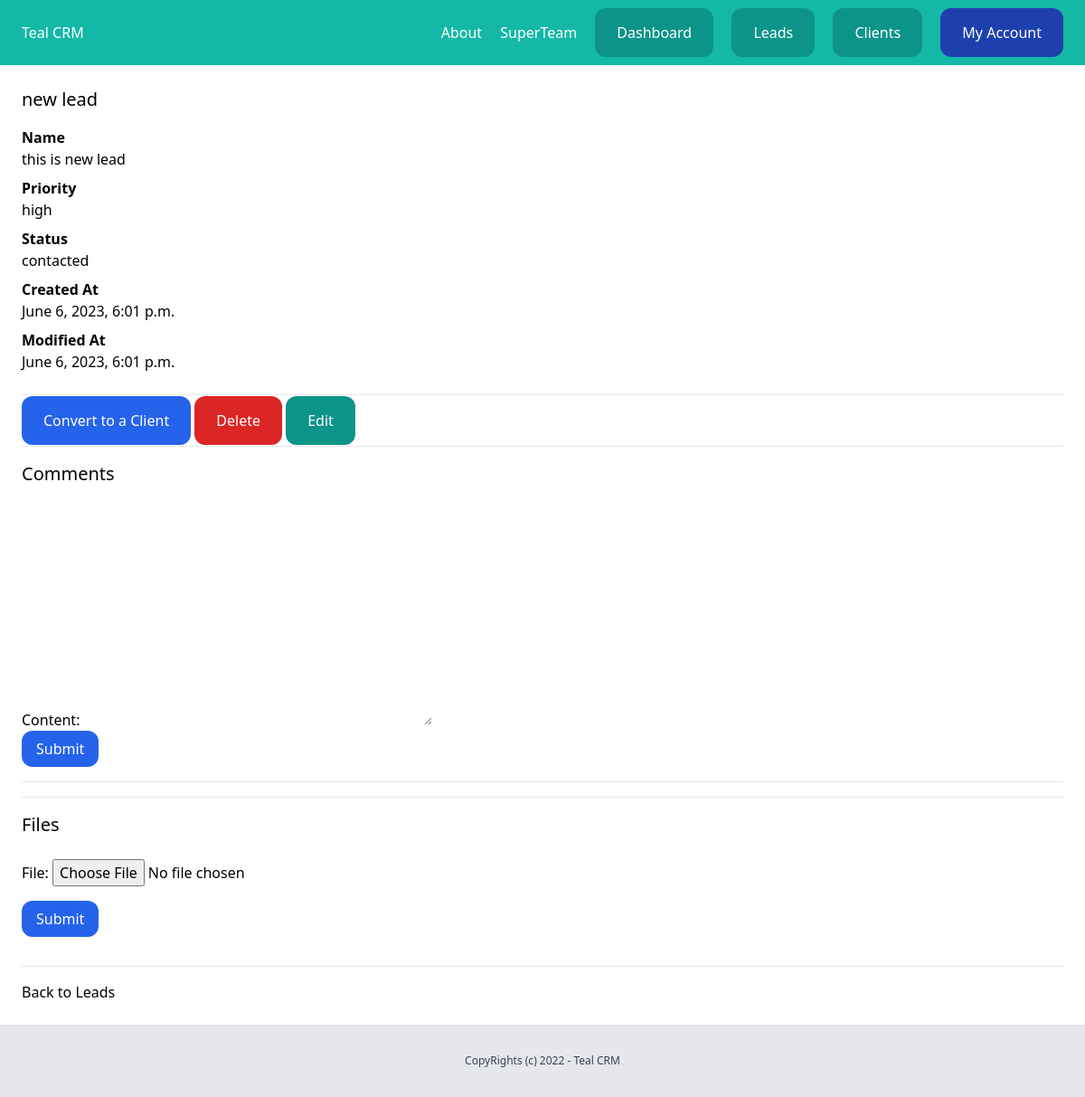
Before: /dashboard/leads/12/ (signed in) with the older database file.
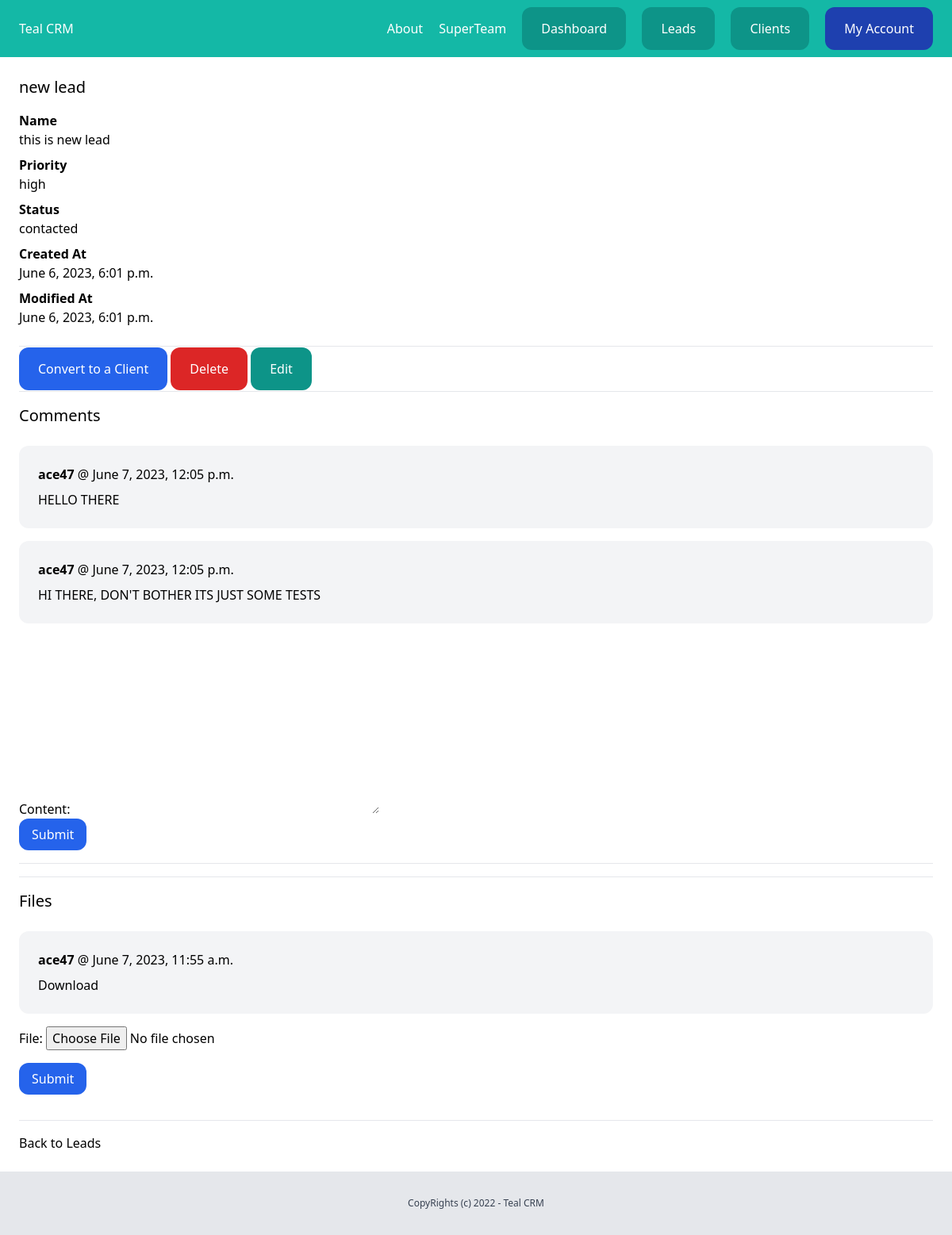
After: the same page with the newer database file.
### team/models.py (models this page shows, shortened)
class Team(models.Model):
    plan = models.ForeignKey(Plan, related_name='teams', null=True, blank=True, on_delete=models.CASCADE)
    name = models.CharField(max_length=255)
    member = models.ManyToManyField(User,related_name='teams')
    created_by = models.ForeignKey(User,related_name='created_team',on_delete=models.CASCADE)
    created_at = models.DateTimeField(auto_now_add=True)

### lead/models.py (models this page shows, shortened)
class Lead(models.Model):
    LOW = 'low'
    MEDIUM = 'medium'
    HIGH = 'high'
    CHOICES_PRIORITY = (
        (LOW , 'Low'),
        (MEDIUM , 'Medium'),
        (HIGH , 'High'),
        )
    NEW = 'new'
    CONTACTED = 'contacted'
    LOST = 'lost'
    WON ='won'
    CHOICES_STATUS = (
        (NEW , 'New'),
        (CONTACTED , 'Contacted'),
        (LOST , 'Lost'),
        (WON , 'Won'),
        )
    team = models.ForeignKey(Team, related_name='leads',on_delete=models.CASCADE)
    name = models.CharField(max_length=255)
    email = models.EmailField()
    description = models.TextField(blank=True,null=True)
    created_by = models.ForeignKey(User, on_delete=models.CASCADE , related_name='leads')
    created_at = models.DateTimeField(auto_now_add=True)
    priority = models.CharField(max_length=10,choices=CHOICES_PRIORITY,default=MEDIUM)
    status = models.CharField(max_length=10,choices=CHOICES_STATUS,default=NEW)
    modified = models.DateTimeField(auto_now=True)
    converted_to_client = models.BooleanField(default=False)
    class Meta:
        ordering = ('name',)

class Comment(models.Model):
    team = models.ForeignKey(Team, related_name='leads_comment',on_delete=models.CASCADE)
    lead = models.ForeignKey(Lead, related_name='comments', on_delete=models.CASCADE)
    content = models.TextField(blank=True,null=True)
    created_by = models.ForeignKey(User, on_delete=models.CASCADE , related_name='lead_comments')
    created_at = models.DateTimeField(auto_now_add=True)

class LeadFile(models.Model):
    team = models.ForeignKey(Team, related_name='leads_files',on_delete=models.CASCADE)
    lead = models.ForeignKey(Lead, related_name='files', on_delete=models.CASCADE)
    file = models.FileField(upload_to='lead_files')
    created_by = models.ForeignKey(User, on_delete=models.CASCADE , related_name='lead_files')
    created_at = models.DateTimeField(auto_now_add=True)

### lead/views.py (the view)
# urls.py: path('<int:pk>/', views.LeadDetailView.as_view(),name='lead-details'),
class LeadDetailView(LoginRequiredMixin,DetailView):
    model = Lead
    template_name = 'lead/lead_details.html'
    def get_context_data(self, **kwargs: Any) -> Dict[str, Any]:
        context = super().get_context_data(**kwargs)
        context['form'] = AddCommentForm()
        context['formfile'] = AddFileForm()
        return context
    def get_queryset(self):
        queryset =  super(LeadDetailView,self).get_queryset()
        queryset = queryset.filter(created_by =self.request.user,pk = self.kwargs.get('pk'))
        return queryset

### lead/forms.py
class AddCommentForm(forms.ModelForm):
    class Meta:
        model = Comment
        fields =('content',)

class AddFileForm(forms.ModelForm):
    class Meta:
        model = LeadFile
        fields =('file',)

### team/context_processors.py (called while the page is built)
def active_team(request):
    if request.user.is_authenticated:
        if request.user.userprofile.active_team:
            team =request.user.userprofile.active_team
        else:
            team =Team.objects.filter(created_by = request.user)[0]
    else:
        team = None
    return {'active_team':team}

### lead/templates/lead/lead_details.html (shortened to what this page needs)
{% extends 'core/base.html' %}
{% block content %}
    <div class="py-6 px-6">
        <h1 class="mb-4 text-xl">{{lead.name}}</h1>
        {% if lead.description %}
            <p class="font-semibold">Name</p>
            <p class="mb-2">{{lead.description}}</p>
        {% endif %}
        <p class="font-semibold">Priority</p>
        <p class="mb-2">{{lead.priority}}</p>
        <p class="font-semibold">Status</p>
        <p class="mb-2">{{lead.status}}</p>
        <p class="font-semibold">Created At</p>
        <p class="mb-2">{{lead.created_at}}</p>
        <p class="font-semibold">Modified At</p>
        <p class="mb-6">{{lead.modified}}</p>
        <hr class= "my-4">
        <a href="{% url 'lead-convert' lead.id %}" class="py-4 px-6 bg-blue-600 rounded-xl text-white">Convert to a Client</a>
        <a href="#" onclick="document.getElementById('lead_delete_form').submit();" class="py-4 px-6 bg-red-600 rounded-xl text-white">Delete</a>
        <a href="{% url 'edit-lead' lead.id %}" class="py-4 px-6 bg-teal-600 rounded-xl text-white">Edit</a>
        <hr class= "my-4">
        <h2 class="mb-6 text-xl">Comments</h2>
        <div class="space-y-4">
            {% for comment in lead.comments.all %}
                <div class="bg-gray-100 py-6 px-6 rounded-xl">
                    <p class="mb-2"><strong>{{comment.created_by}}</strong> @ {{comment.created_at}}</p>
                    {{comment.content}}
                </div>
            {% endfor %}
        </div>
        <form action="{% url 'add-comment' lead.id %}" method="post">
            {{ form.as_p}}
            <button class="py-2 px-4 bg-blue-600 rounded-xl text-white">Submit</button>
        </form>
        <hr class="my-4">
        <hr class= "my-4">
        <h2 class="mb-6 text-xl">Files</h2>
        <div class="space-y-4">
            {% for file in lead.files.all %}
                <div class="my-4 bg-gray-100 py-6 px-6 rounded-xl">
                    <p class="mb-2"><strong>{{file.created_by}}</strong> @ {{file.created_at}}</p>
                    <a href="{{file.file.url}}"> Download </a>
                </div>
            {% endfor %}
        </div>
        <form action="{% url 'add-file' lead.id %}" method="post" enctype="multipart/form-data">
            {{ formfile.as_p}}
            <button class="my-4 py-2 px-4 bg-blue-600 rounded-xl text-white">Submit</button>
        </form>
        <hr class= "my-4">
        <a href="{% url 'leads-list' %}">Back to Leads</a>
    </div>
{% endblock content %}

### core/templates/core/base.html (shortened to what this page needs)
{% load static %}
<!doctype html>
<html>
<head>
  <link rel="stylesheet" href="{% static 'main.min.css' %}">
</head>
<body>
  {% include 'core/partials/nav.html' %}
  {% block content %}
  {% endblock content %}
  {% include 'core/partials/footer.html' %}
</body>
</html>

### core/templates/core/partials/nav.html
<nav class="py-6 px-6 flex justify-between bg-teal-500">
    <a href="/" class="text-white">Teal CRM</a>
    <div class="space-x-4">
      <a href="{% url 'about' %}" class="text-white">About</a>
      {% if request.user.is_authenticated %}
        <a href="{% url 'team-detail' active_team.id %}" class="text-white">{{active_team.name}}</a>
        <a href="{% url 'dashbaord' %}" class="py-4 px-6 bg-teal-600 rounded-xl text-white">Dashboard</a>
        <a href="{% url 'leads-list' %}" class="py-4 px-6 bg-teal-600 rounded-xl text-white">Leads</a>
        <a href="{% url 'clients-list' %}" class="py-4 px-6 bg-teal-600 rounded-xl text-white">Clients</a>
        <a href="{% url 'my-account' %}" class="py-4 px-6 bg-blue-800 rounded-xl text-white">My Account</a>
      {% else %}
        <a href="{% url 'login' %}" class="py-4 px-6 bg-teal-600 rounded-xl text-white">Login</a>
        <a href="{% url 'signup' %}" class="py-4 px-6 bg-teal-300 rounded-xl text-white">Signup</a>
      {% endif %}
    </div>
  </nav>

### core/templates/core/partials/footer.html
<footer class="py-8 text-center bg-gray-200">
    <p class="text-xs text-gray-700 ">CopyRights (c) 2022 - Teal CRM</p>
  </footer>

Changed rows visible on the page:
added Comment: created_by "ace47", created_at "June 7, 2023, 12:05 p.m.", content "HELLO THERE"
added Comment: created_by "ace47", created_at "June 7, 2023, 12:05 p.m.", content "HI THERE, DON'T BOTHER ITS JUST SOME TESTS"
added LeadFile: created_by "ace47", created_at "June 7, 2023, 11:55 a.m."
